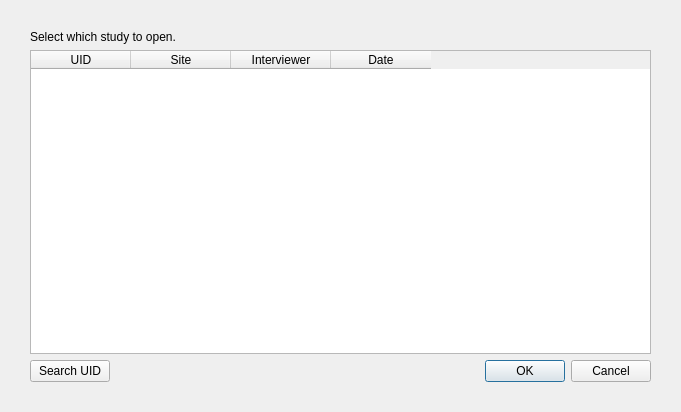
<?xml version="1.0" encoding="UTF-8"?>
<ui version="4.0">
 <class>QSelectStudyDialog</class>
 <widget class="QWidget" name="QSelectStudyDialog">
  <property name="geometry">
   <rect>
    <x>0</x>
    <y>0</y>
    <width>681</width>
    <height>412</height>
   </rect>
  </property>
  <property name="windowTitle">
   <string>Form</string>
  </property>
  <layout class="QVBoxLayout" name="verticalLayout_2">
   <property name="spacing">
    <number>6</number>
   </property>
   <property name="margin">
    <number>30</number>
   </property>
   <item>
    <widget class="QLabel" name="label">
     <property name="text">
      <string>Select which study to open.</string>
     </property>
    </widget>
   </item>
   <item>
    <widget class="QTableWidget" name="studyTableWidget">
     <property name="minimumSize">
      <size>
       <width>0</width>
       <height>0</height>
      </size>
     </property>
     <property name="selectionMode">
      <enum>QAbstractItemView::SingleSelection</enum>
     </property>
     <property name="selectionBehavior">
      <enum>QAbstractItemView::SelectRows</enum>
     </property>
     <column>
      <property name="text">
       <string>UID</string>
      </property>
     </column>
     <column>
      <property name="text">
       <string>Site</string>
      </property>
     </column>
     <column>
      <property name="text">
       <string>Interviewer</string>
      </property>
     </column>
     <column>
      <property name="text">
       <string>Date</string>
      </property>
     </column>
    </widget>
   </item>
   <item>
    <layout class="QHBoxLayout" name="horizontalLayout">
     <item>
      <widget class="QPushButton" name="searchPushButton">
       <property name="text">
        <string>Search UID</string>
       </property>
      </widget>
     </item>
     <item>
      <widget class="QDialogButtonBox" name="buttonBox">
       <property name="standardButtons">
        <set>QDialogButtonBox::Cancel|QDialogButtonBox::Ok</set>
       </property>
       <property name="centerButtons">
        <bool>false</bool>
       </property>
      </widget>
     </item>
    </layout>
   </item>
  </layout>
 </widget>
 <resources/>
 <connections>
  <connection>
   <sender>buttonBox</sender>
   <signal>rejected()</signal>
   <receiver>QSelectStudyDialog</receiver>
   <slot>close()</slot>
   <hints>
    <hint type="sourcelabel">
     <x>412</x>
     <y>545</y>
    </hint>
    <hint type="destinationlabel">
     <x>412</x>
     <y>283</y>
    </hint>
   </hints>
  </connection>
 </connections>
</ui>
